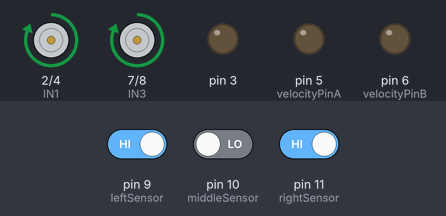
The sketch below on a simulated Arduino Uno, built with avr-gcc and run on an emulated ATmega328P. Parts: motor-driver pin pairs drawn as motors (green arrow = first pin HIGH = forward, orange = second pin HIGH = backward, longer = more drive), output pins drawn as LEDs (lit = HIGH). The test bench sets the inputs (shaded band); at power-on: pin 9 (leftSensor) HIGH, pin 10 (middleSensor) LOW, pin 11 (rightSensor) HIGH.

Above: at 1.2 s.
1.3 s: pin 9 (leftSensor) driven LOW
At 1.9 s:
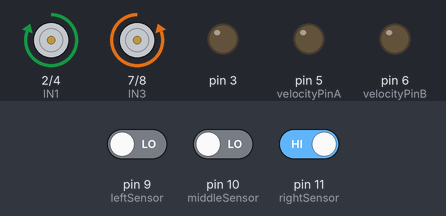
2.8 s: pin 9 (leftSensor) driven HIGH
At 4.0 s:
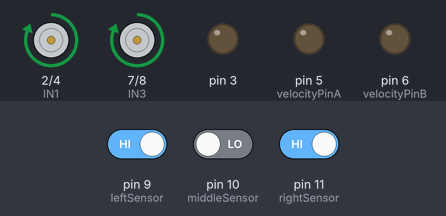
4.3 s: pin 10 (middleSensor) driven HIGH
At 5.4 s:
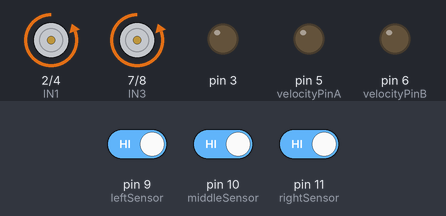
5.8 s: pin 11 (rightSensor) driven LOW
At 6.5 s:
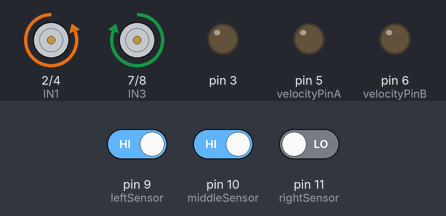
7.3 s: pin 11 (rightSensor) driven HIGH
At 7.6 s:
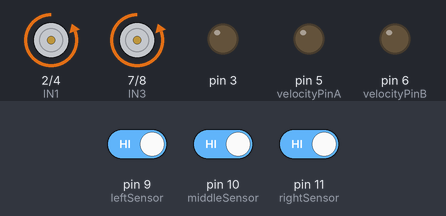
Timing chart, 0 to 9.8 s (numbered marks = the images above; inputs shaded):
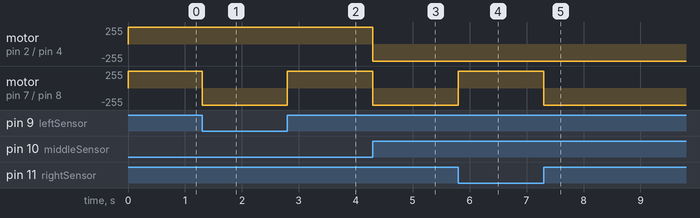

The sketch:

lineTrackingCar.ino
```cpp
#define leftSensor 9
#define middleSensor 10
#define rightSensor 11
#define velocityPinA 5
#define velocityPinB 6

unsigned char leftSensorState;
unsigned char middleSensorState;
unsigned char rightSensorState;

int IN1 = 2;
int IN2 = 4;
int IN3 = 7;
int IN4 = 8;

unsigned char leftMotorVelocity = 120;
unsigned char rightMotorVelocity = 120;

int car_state = 0;

void sensorConfig() {
  pinMode(leftSensor, INPUT);
  pinMode(middleSensor, INPUT);
  pinMode(rightSensor, INPUT);
}

void sensorScanner() {
  leftSensorState = digitalRead(leftSensor);
  middleSensorState = digitalRead(middleSensor);
  rightSensorState = digitalRead(rightSensor);
}

void controlConfig() {
  for(int i=2; i<=8; i++){
    pinMode(i, OUTPUT);
  }
}

void setMotorVelocity(unsigned char leftVelocity, unsigned char rightVelocity) {
  analogWrite(leftMotorVelocity, leftVelocity);
  analogWrite(rightMotorVelocity, rightVelocity);
}

void goAdvance() {
  digitalWrite(IN1, LOW);
  digitalWrite(IN2, HIGH);
  digitalWrite(IN3, LOW);
  digitalWrite(IN4, HIGH);
}

void goBack() {
  digitalWrite(IN1, HIGH);
  digitalWrite(IN2, LOW);
  digitalWrite(IN3, HIGH);
  digitalWrite(IN4, LOW);
}

void goLeft() {
  digitalWrite(IN1, LOW);
  digitalWrite(IN2, HIGH);
  digitalWrite(IN3, HIGH);
  digitalWrite(IN4, LOW);
  delay(300);
  stopMoviment();
}

void goRight() {
  digitalWrite(IN1, HIGH);
  digitalWrite(IN2, LOW);
  digitalWrite(IN3, LOW);
  digitalWrite(IN4, HIGH);
  delay(300);
  stopMoviment();
}

void stopMoviment() {
  digitalWrite(velocityPinA, 0);
  digitalWrite(velocityPinB, 0);
}

void setup() {
  sensorConfig();
  controlConfig();
  setMotorVelocity(leftMotorVelocity, rightMotorVelocity);
  stopMoviment();
  unsigned char oldLeftSensorState, oldMiddleSensorState, oldRightSensorState;
}

void loop() {
  sensorScanner();

  if (middleSensorState == HIGH) {
    if (leftSensorState == LOW & rightSensorState == HIGH){
      goRight();

  }else if (rightSensorState == LOW & leftSensorState == HIGH) {
    goLeft();
  } else {
    goAdvance();
    }

  } else {
    if (leftSensorState == LOW & rightSensorState == HIGH) {
      goRight();

    }else if (rightSensorState == LOW & leftSensorState == HIGH) {
      goLeft();

    } else {
      goBack();
      delay(100);
      stopMoviment();
    }
  }
}
```

Measured:
- after the input at 1.3 s, motor on pin 7 (IN3) / pin 8 (IN4): forward 255/255 → backward 255/255 at once
- after the input at 2.8 s, motor on pin 7 (IN3) / pin 8 (IN4): backward 255/255 → forward 255/255 at once
- after the input at 4.3 s, motor on pin 2 (IN1) / pin 4 (IN2), motor on pin 7 (IN3) / pin 8 (IN4): forward 255/255 → backward 255/255 at once
- after the input at 5.8 s, motor on pin 7 (IN3) / pin 8 (IN4): backward 255/255 → forward 255/255 at once
- after the input at 7.3 s, motor on pin 7 (IN3) / pin 8 (IN4): forward 255/255 → backward 255/255 at once
